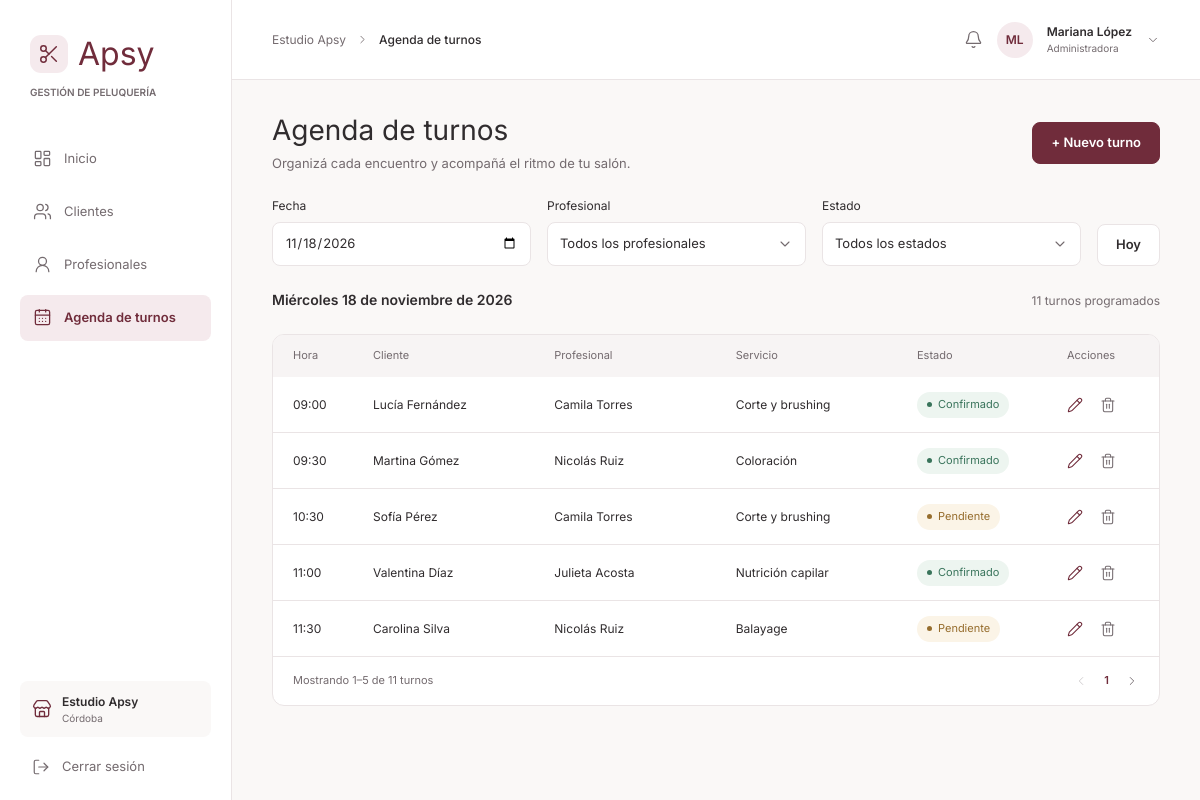
/turnos.php (signed in), run on the app's committed database.
### tables this page shows
CREATE TABLE turnos (
    id              INT UNSIGNED NOT NULL AUTO_INCREMENT,
    cliente_id      INT UNSIGNED NOT NULL,
    profesional_id  INT UNSIGNED NOT NULL,
    servicio_id     INT UNSIGNED NOT NULL,
    fecha           DATE         NOT NULL,
    hora_inicio     TIME         NOT NULL,
    hora_fin        TIME         NOT NULL,           
    estado          ENUM('pendiente','confirmado','cancelado','completado')
                    NOT NULL DEFAULT 'pendiente',
    creado_en       DATETIME     NOT NULL DEFAULT CURRENT_TIMESTAMP,
    PRIMARY KEY (id),

     
    KEY idx_turnos_fecha_hora (fecha, hora_inicio),                     
    KEY idx_turnos_prof_fecha (profesional_id, fecha, hora_inicio),     
    KEY idx_turnos_cliente (cliente_id),
    KEY idx_turnos_servicio (servicio_id),

     
     
    CONSTRAINT fk_turnos_cliente
        FOREIGN KEY (cliente_id)     REFERENCES clientes(id)
        ON DELETE RESTRICT ON UPDATE CASCADE,
    CONSTRAINT fk_turnos_profesional
        FOREIGN KEY (profesional_id) REFERENCES profesionales(id)
        ON DELETE RESTRICT ON UPDATE CASCADE,
    CONSTRAINT fk_turnos_servicio
        FOREIGN KEY (servicio_id)    REFERENCES servicios(id)
        ON DELETE RESTRICT ON UPDATE CASCADE,

    CONSTRAINT chk_turnos_horas CHECK (hora_fin > hora_inicio)
);

CREATE TABLE clientes (
    id         INT UNSIGNED NOT NULL AUTO_INCREMENT,
    nombre     VARCHAR(60)  NOT NULL,
    apellido   VARCHAR(60)  NOT NULL,
    telefono   CHAR(10)     NOT NULL,                
    activo     TINYINT(1)   NOT NULL DEFAULT 1,      
    creado_en  DATETIME     NOT NULL DEFAULT CURRENT_TIMESTAMP,
    PRIMARY KEY (id),
    KEY idx_clientes_apellido_nombre (apellido, nombre),    
    KEY idx_clientes_telefono (telefono)
);

CREATE TABLE profesionales (
    id            INT UNSIGNED NOT NULL AUTO_INCREMENT,
    nombre        VARCHAR(60)  NOT NULL,
    apellido      VARCHAR(60)  NOT NULL,
    especialidad  VARCHAR(60)  NOT NULL,
    activo        TINYINT(1)   NOT NULL DEFAULT 1,
    creado_en     DATETIME     NOT NULL DEFAULT CURRENT_TIMESTAMP,
    PRIMARY KEY (id),
    KEY idx_profesionales_apellido_nombre (apellido, nombre)
);

CREATE TABLE servicios (
    id            INT UNSIGNED      NOT NULL AUTO_INCREMENT,
    nombre        VARCHAR(80)       NOT NULL,
    duracion_min  SMALLINT UNSIGNED NOT NULL,        
    PRIMARY KEY (id),
    UNIQUE KEY uq_servicios_nombre (nombre),
    CONSTRAINT chk_servicios_duracion CHECK (duracion_min > 0)
);

### includes/turnos_funciones.php (called while the page is built, shortened)
<?php
function estados_turno(): array
{
    return [
        'pendiente'  => 'Pendiente',
        'confirmado' => 'Confirmado',
        'cancelado'  => 'Cancelado',
        'completado' => 'Completado',
    ];
}

### turnos.php (the view, shortened to what this page needs)
<?php
require_once 'includes/conexion.php';
require_once 'includes/funciones.php';
require_once 'includes/turnos_funciones.php';
$fecha = get_texto('fecha');
if (!fecha_valida($fecha)) {
    $fecha = date('Y-m-d');
}
$condiciones = ['t.fecha = ?'];
$tipos       = 's';
$valores     = [$fecha];
$desde = 'FROM turnos t
          INNER JOIN clientes c      ON c.id = t.cliente_id
          INNER JOIN profesionales p ON p.id = t.profesional_id
          INNER JOIN servicios s     ON s.id = t.servicio_id
          WHERE ' . implode(' AND ', $condiciones);
$stmt = $conexion->prepare("SELECT COUNT(*) AS total $desde");
$stmt->bind_param($tipos, ...$valores);
$stmt->execute();
$total = (int) $stmt->get_result()->fetch_assoc()['total'];
$pag = paginar($total, POR_PAGINA, (int) get_texto('pagina'));
$stmt = $conexion->prepare(
    "SELECT t.id, t.cliente_id, t.profesional_id, t.servicio_id, t.fecha, t.hora_inicio, t.estado,
            c.nombre AS cliente_nombre, c.apellido AS cliente_apellido,
            p.nombre AS prof_nombre,    p.apellido AS prof_apellido,
            s.nombre AS servicio
     $desde
     ORDER BY t.hora_inicio, p.apellido
     LIMIT ? OFFSET ?"
);
$stmt->bind_param($tipos . 'ii', ...[...$valores, $pag['por_pagina'], $pag['offset']]);
$stmt->execute();
$turnos = $stmt->get_result()->fetch_all(MYSQLI_ASSOC);
$estados          = estados_turno();
require 'includes/header.php';
?>
<div class="encabezado-pagina">
    <div>
        <h1>Agenda de turnos</h1>
        <p>Organizá cada encuentro y acompañá el ritmo de tu salón.</p>
    </div>
    <button class="boton boton--primario" type="button" data-abrir-modal="modal-turno"
            data-id="" data-cliente="" data-profesional="" data-servicio=""
            data-fecha="<?= e($fecha) ?>" data-hora="" data-estado="pendiente"
            data-titulo="Nuevo turno" data-subtitulo="Elegí los datos de la reserva y guardá el turno en tu agenda."
            data-boton="Guardar turno">
        + Nuevo turno
    </button>
</div>
<form class="filtros" method="get" action="turnos.php" data-autoenvio>
    <div class="campo">
        <label class="campo__etiqueta" for="filtro-fecha">Fecha</label>
        <input class="campo__control" type="date" id="filtro-fecha" name="fecha" value="<?= e($fecha) ?>">
    </div>
    <div class="campo">
        <label class="campo__etiqueta" for="filtro-profesional">Profesional</label>
        <select class="campo__control" id="filtro-profesional" name="profesional">
            <option value="">Todos los profesionales</option>
        </select>
    </div>
    <div class="campo">
        <label class="campo__etiqueta" for="filtro-estado">Estado</label>
        <select class="campo__control" id="filtro-estado" name="estado">
            <option value="">Todos los estados</option>
        </select>
    </div>
    <a class="boton boton--secundario" href="<?= e(url_con(['fecha' => date('Y-m-d'), 'pagina' => ''])) ?>">Hoy</a>
</form>
<div class="resumen-fecha">
    <h2><?= e(fecha_larga(new DateTime($fecha))) ?></h2>
    <p><?= $total === 0 ? 'Sin turnos programados' : $total . ($total === 1 ? ' turno programado' : ' turnos programados') ?></p>
</div>
<div class="tabla-tarjeta">
    <table class="tabla">
        <thead>
            <tr>
                <th class="col-hora">Hora</th>
                <th>Cliente</th>
                <th>Profesional</th>
                <th>Servicio</th>
                <th class="col-estado">Estado</th>
                <th class="tabla__acciones">Acciones</th>
            </tr>
        </thead>
        <tbody>
        <?php foreach ($turnos as $t): ?>
            <?php
            $cliente  = $t['cliente_nombre'] . ' ' . $t['cliente_apellido'];
            $prof     = $t['prof_nombre'] . ' ' . $t['prof_apellido'];
            $hora     = substr($t['hora_inicio'], 0, 5);
            $fecha_es = (new DateTime($t['fecha']))->format('d/m/Y');
            ?>
            <tr>
                <td data-label="Hora"><?= e($hora) ?></td>
                <td data-label="Cliente"><?= e($cliente) ?></td>
                <td data-label="Profesional"><?= e($prof) ?></td>
                <td data-label="Servicio"><?= e($t['servicio']) ?></td>
                <td data-label="Estado"><span class="badge badge--<?= e($t['estado']) ?>"><?= e($estados[$t['estado']] ?? $t['estado']) ?></span></td>
                <td class="tabla__acciones" data-label="Acciones">
                    <div class="acciones">
                        <button class="boton-icono boton-icono--editar" type="button"
                                aria-label="Editar el turno de <?= e($cliente) ?> a las <?= e($hora) ?>"
                                data-abrir-modal="modal-turno"
                                data-id="<?= (int) $t['id'] ?>"
                                data-cliente="<?= (int) $t['cliente_id'] ?>"
                                data-profesional="<?= (int) $t['profesional_id'] ?>"
                                data-servicio="<?= (int) $t['servicio_id'] ?>"
                                data-fecha="<?= e($t['fecha']) ?>"
                                data-hora="<?= e($hora) ?>"
                                data-estado="<?= e($t['estado']) ?>"
                                data-titulo="Editar turno"
                                data-subtitulo="Actualizá los datos de la reserva y guardá los cambios."
                                data-boton="Guardar cambios">
                            <?= icono('pencil', 16) ?>
                        </button>
                        <button class="boton-icono" type="button"
                                aria-label="Eliminar el turno de <?= e($cliente) ?> a las <?= e($hora) ?>"
                                data-abrir-modal="modal-eliminar"
                                data-id="<?= (int) $t['id'] ?>"
                                data-titulo="¿Eliminar turno?"
                                data-detalle="Vas a quitar de la agenda el turno de <?= e($cliente) ?> con <?= e($prof) ?>, el <?= e($fecha_es) ?> a las <?= e($hora) ?>."
                                data-boton="Eliminar turno">
                            <?= icono('trash-2', 16) ?>
                        </button>
                    </div>
                </td>
            </tr>
        <?php endforeach; ?>
        </tbody>
    </table>
    <?php
    require 'parciales/paginacion.php';
    ?>
</div>
<?php
require 'includes/footer.php';

### includes/funciones.php (shortened to what this page needs)
<?php
function e(?string $texto): string
{
    return htmlspecialchars($texto ?? '', ENT_QUOTES, 'UTF-8');
}
function icono(string $nombre, int $tamano = 18, string $clase = ''): string
{
    static $cache = [];
    if (!isset($cache[$nombre])) {
        $ruta = __DIR__ . '/../assets/img/iconos/' . $nombre . '.svg';
        $svg  = is_file($ruta) ? (string) file_get_contents($ruta) : '';
        $cache[$nombre] = trim(preg_replace('//s', '', $svg));
    }
    $svg = $cache[$nombre];
    $svg = preg_replace('/\sclass="[^"]*"/', '', $svg, 1);
    $svg = preg_replace('/\swidth="24"/',  ' width="'  . $tamano . '"', $svg, 1);
    $svg = preg_replace('/\sheight="24"/', ' height="' . $tamano . '"', $svg, 1);
    $svg = preg_replace('/<svg/', '<svg class="icono ' . e($clase) . '" aria-hidden="true" focusable="false"', $svg, 1);
    return $svg;
}
function fecha_larga(?DateTimeInterface $fecha = null): string
{
    $fecha ??= new DateTime();
    $dias   = ['domingo', 'lunes', 'martes', 'miércoles', 'jueves', 'viernes', 'sábado'];
    $meses  = ['enero', 'febrero', 'marzo', 'abril', 'mayo', 'junio', 'julio',
               'agosto', 'septiembre', 'octubre', 'noviembre', 'diciembre'];
    return ucfirst($dias[(int) $fecha->format('w')])
         . ' ' . $fecha->format('j')
         . ' de ' . $meses[(int) $fecha->format('n') - 1]
         . ' de ' . $fecha->format('Y');
}
function url_con(array $cambios): string
{
    $parametros = array_merge($_GET, $cambios);
    $parametros = array_filter($parametros, fn($v) => $v !== '' && $v !== null);
    return basename($_SERVER['PHP_SELF']) . ($parametros ? '?' . http_build_query($parametros) : '');
}

### assets/css/base.css (style rules this page uses)
:root { --color-fondo: #FAF8F7; --color-superficie: #FFFFFF; --color-primario: #702C3B; --color-primario-hover: #5C2330; --color-primario-suave: #F5EAED; --color-primario-oscuro: #4D1F2A; --color-texto: #302C2E; --color-texto-suave: #746B6F; --color-borde: #EAE4E5; --color-borde-campo: #EAE4E5; --color-encabezado-tabla: #F7F4F4; --color-ok-fondo: #EDF5F0; --color-ok-texto: #39745B; --color-pendiente-fondo: #FBF4E7; --color-pendiente-texto: #966D2D; --color-error: #B0444C; --color-error-fondo: #FFF1F1; --radio: 8px; --radio-grande: 12px; }
*, *::before, *::after { box-sizing: border-box; }
html { -webkit-text-size-adjust: 100%; }
body { margin: 0; font-family: 'Inter', system-ui, -apple-system, 'Segoe UI', Roboto, sans-serif; font-size: 13px; line-height: 1.45; color: var(--color-texto); background: var(--color-fondo); }
h1, h2, h3, p { margin: 0; }
a { color: inherit; text-decoration: none; }
button, input, select, textarea { font: inherit; color: inherit; }
button { cursor: pointer; }
.icono { display: block; flex-shrink: 0; stroke-width: 1.6; }
.boton { display: inline-flex; align-items: center; justify-content: center; gap: 8px; height: 42px; padding: 0 18px; border: 1px solid transparent; border-radius: var(--radio); font-size: 13px; font-weight: 600; white-space: nowrap; transition: background-color .15s, border-color .15s; }
.boton--primario { background: var(--color-primario); border-color: var(--color-primario); color: #fff; }
.boton--secundario { background: var(--color-superficie); border-color: var(--color-borde); color: var(--color-texto); }
.campo { display: flex; flex-direction: column; gap: 7px; }
.campo__etiqueta { font-size: 12px; }
.campo__control { width: 100%; height: 44px; padding: 0 12px; background: var(--color-superficie); border: 1px solid var(--color-borde-campo); border-radius: var(--radio); font-size: 13px; }
.campo__control::placeholder { color: #9A9196; }
select.campo__control { appearance: none; padding-right: 40px; cursor: pointer; background-repeat: no-repeat; background-position: right 12px center; }

### assets/css/layout.css (style rules this page uses)
.encabezado-pagina { display: flex; align-items: center; justify-content: space-between; flex-wrap: wrap; gap: 16px; }
.encabezado-pagina h1 { font-size: 28px; font-weight: 400; line-height: 1.3; margin-bottom: 6px; }
.encabezado-pagina p { color: var(--color-texto-suave); }

### assets/css/componentes.css (style rules this page uses)
.tabla-tarjeta { background: var(--color-superficie); border: 1px solid var(--color-borde); border-radius: var(--radio-grande); overflow: hidden; }
.tabla { width: 100%; border-collapse: collapse; table-layout: fixed; }
.tabla th { height: 42px; padding: 0 20px; background: var(--color-encabezado-tabla); font-size: 11px; font-weight: 400; text-align: left; color: var(--color-texto-suave); }
.tabla td { height: 56px; padding: 0 20px; border-bottom: 1px solid var(--color-borde); font-size: 12px; overflow: hidden; text-overflow: ellipsis; white-space: nowrap; }
.tabla .tabla__acciones { width: 112px; }
.acciones { display: flex; align-items: center; gap: 5px; margin-left: -6px; }
.boton-icono { display: flex; align-items: center; justify-content: center; width: 28px; height: 28px; background: none; border: 0; border-radius: 6px; color: var(--color-texto-suave); transition: background-color .15s, color .15s; }
.boton-icono--editar { color: var(--color-primario); }
.filtros { display: flex; align-items: flex-end; flex-wrap: wrap; gap: 16px; }
.filtros .campo { flex: 1 1 200px; min-width: 0; }
.resumen-fecha { display: flex; align-items: baseline; justify-content: space-between; flex-wrap: wrap; gap: 4px 16px; }
.resumen-fecha h2 { font-size: 14px; font-weight: 600; }
.resumen-fecha p { font-size: 12px; color: var(--color-texto-suave); }
.tabla .col-hora { width: 80px; }
.tabla .col-estado { width: 150px; }
.badge { display: inline-flex; align-items: center; gap: 6px; height: 26px; padding: 0 10px; border-radius: 100px; font-size: 11px; line-height: 1; }
.badge::before { content: ''; width: 5px; height: 5px; border-radius: 50%; background: currentColor; }
.badge--confirmado { background: var(--color-ok-fondo); color: var(--color-ok-texto); }
.badge--pendiente { background: var(--color-pendiente-fondo); color: var(--color-pendiente-texto); }

### data on the page
turnos: hora_inicio "09:00", cliente.apellido "Lucía Fernández", profesional.apellido "Camila Torres", servicio.nombre "Corte y brushing", estado "Confirmado"
turnos: hora_inicio "09:30", cliente.apellido "Martina Gómez", profesional.apellido "Nicolás Ruiz", servicio.nombre "Coloración", estado "Confirmado"
turnos: hora_inicio "10:30", cliente.apellido "Sofía Pérez", profesional.apellido "Camila Torres", servicio.nombre "Corte y brushing", estado "Pendiente"
turnos: hora_inicio "11:00", cliente.apellido "Valentina Díaz", profesional.apellido "Julieta Acosta", servicio.nombre "Nutrición capilar", estado "Confirmado"
turnos: hora_inicio "11:30", cliente.apellido "Carolina Silva", profesional.apellido "Nicolás Ruiz", servicio.nombre "Balayage", estado "Pendiente"

### other printed values
$texto "Inicio"
$texto "Clientes"
$texto "Profesionales"
$texto "Agenda de turnos"
$titulo_pagina "Agenda de turnos"
iniciales($usuario['nombre'], $usuario['apellido']) "ML"
$usuario['nombre'] . ' ' . $usuario['apellido'] "Mariana López"
$usuario['rol'] "Administradora"
fecha_larga(new DateTime($fecha)) "Miércoles 18 de noviembre de 2026"
$total "11"
$desde "1"
$hasta "5"
$etiqueta "turnos"
$pag['pagina'] "1"
